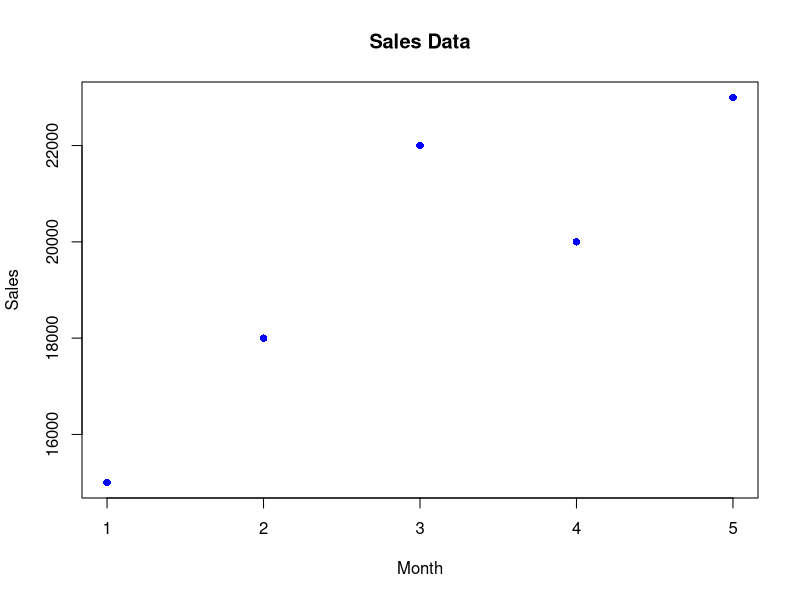
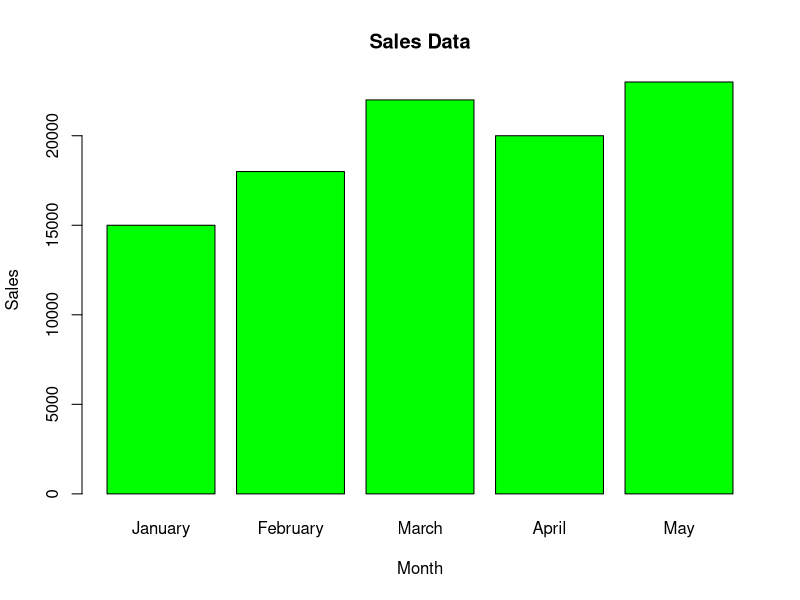
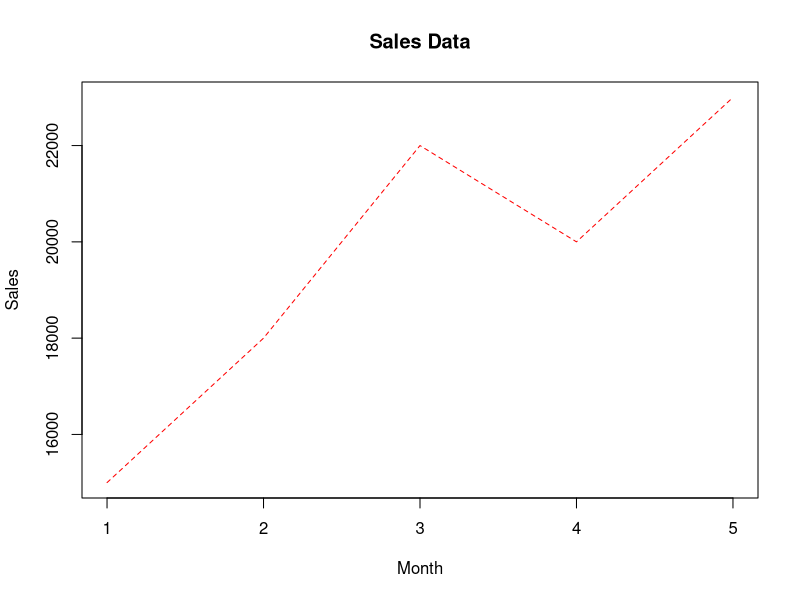

Reproduce these figures in R, in order.
#1

# Data
month <- c("January", "February", "March", "April", "May")
sales <- c(15000, 18000, 22000, 20000, 23000)
# Scatter plot
plot(sales, main = "Sales Data", xlab = "Month", ylab = "Sales", pch = 16, col = "blue")
# Data
month <- c("January", "February", "March", "April", "May")
sales <- c(15000, 18000, 22000, 20000, 23000)
# Bar plot
barplot(sales, names.arg = month, col = "green", main = "Sales Data", xlab = "Month", ylab = "Sales")
# Data
month <- c("January", "February", "March", "April", "May")
sales <- c(15000, 18000, 22000, 20000, 23000)
# Line plot
plot(sales, type = "l", col = "red", lty = 2, main = "Sales Data", xlab = "Month", ylab = "Sales")
